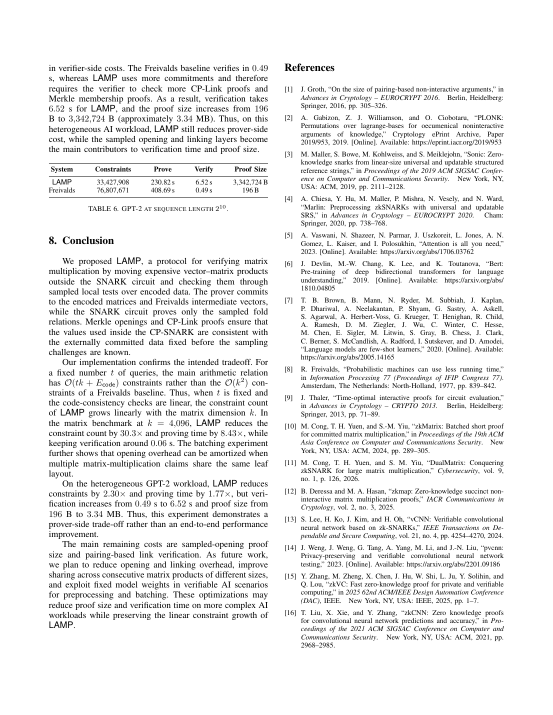
#> input picture tmp/pdfs/page-audit/page-15.png, 1105 x 1430 px, given as the content of the folder page-audit/page-15.png, which was not available (shown at 1/2 size)
$ python make_contact_sheets.py page-audit/page-15.png page-audit/page-16.png
#> lines starting #> are read from the running program, lines starting #| are printed output that depends on the picture; pictures that were not available may be replaced by others from this repository, and a replacement may not be noted
from pathlib import Path
from PIL import Image, ImageOps, ImageDraw
import sys


def make_sheets(source: Path, destination: Path, per_sheet: int = 4) -> None:
#> called with per_sheet = 4
    destination.mkdir(parents=True, exist_ok=True)
    pages = sorted(source.glob("page-*.png"))
    for start in range(0, len(pages), per_sheet):
        batch = pages[start : start + per_sheet]
        thumbs = []
        for page in batch:
            with Image.open(page) as image:
#> image is the input picture: PIL image 1105x1430 RGB; min 0, max 255, mean 238
                image = image.convert("RGB")
                image.thumbnail((900, 1165), Image.Resampling.LANCZOS)
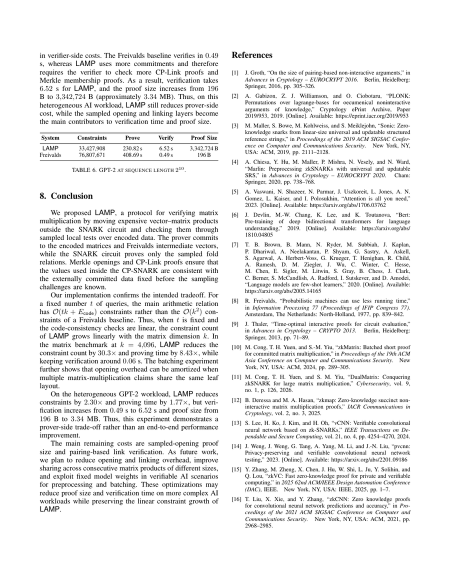
#> image: PIL image 900x1165 RGB (shown at 1/2 size); min 0, max 255, mean 236.9
                canvas = Image.new("RGB", (940, 1235), "white")
#> canvas: PIL image 940x1235 RGB; every value is 255
                canvas.paste(image, ((940 - image.width) // 2, 35))
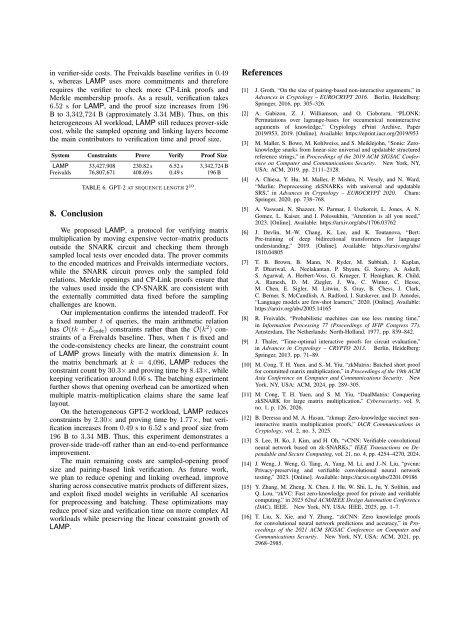
#> canvas: PIL image 940x1235 RGB (shown at 1/2 size); min 0, max 255, mean 238.7
                ImageDraw.Draw(canvas).text((20, 10), page.stem, fill="black")
                thumbs.append(ImageOps.expand(canvas, border=2, fill="gray"))
        sheet = Image.new("RGB", (1884, 2478), "white")
#> sheet: PIL image 1884x2478 RGB; every value is 255
        for index, thumb in enumerate(thumbs):
            x = (index % 2) * 942
            y = (index // 2) * 1239
            sheet.paste(thumb, (x, y))
#> this loop made 1 pass
#> (x, y) on pass 1: (0, 0)
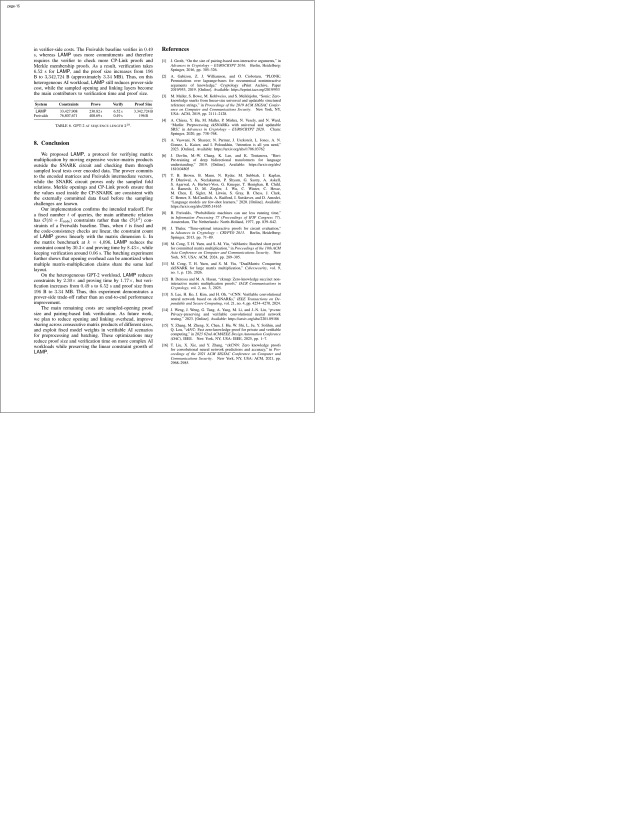
#> sheet: PIL image 1884x2478 RGB (shown at 1/3 size); min 0, max 255, mean 250.7
        sheet.save(destination / f"contact-{start // per_sheet + 1:02d}.png")


if __name__ == "__main__":
    make_sheets(Path(sys.argv[1]), Path(sys.argv[2]))

$ run again, on tmp/pdfs/page-audit/page-16.png
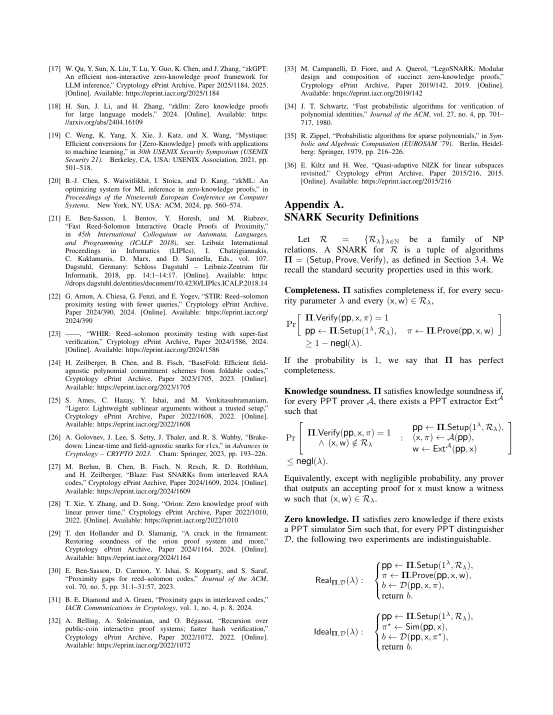
#> input picture tmp/pdfs/page-audit/page-16.png, 1105 x 1430 px, given as the content of the folder page-audit/page-16.png, which was not available (shown at 1/2 size)
#> in make_sheets, image is the input picture: PIL image 1105x1430 RGB; min 0, max 255, mean 241
#> image: PIL image 900x1165 RGB
#> in make_sheets, `canvas.paste(image, ((940 - image.width) // 2, 35))`:
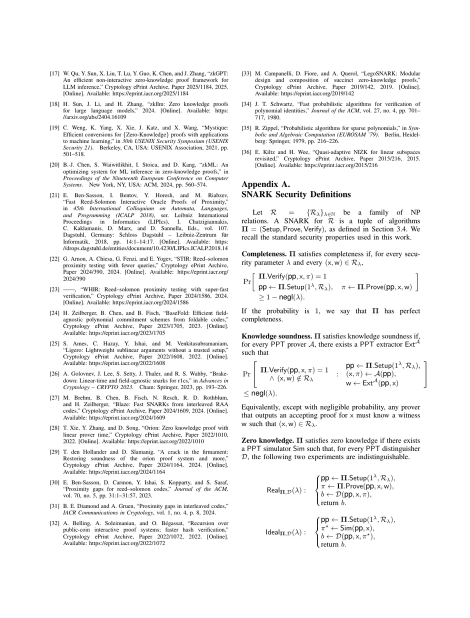
#> canvas: PIL image 940x1235 RGB (shown at 1/2 size); min 0, max 255, mean 241.6
#> the loop in make_sheets, `for index, thumb in enumerate(thumbs):` made 1 pass
#> (x, y) on pass 1: (0, 0)
#> after the loop in make_sheets, `for index, thumb in enumerate(thumbs):`:
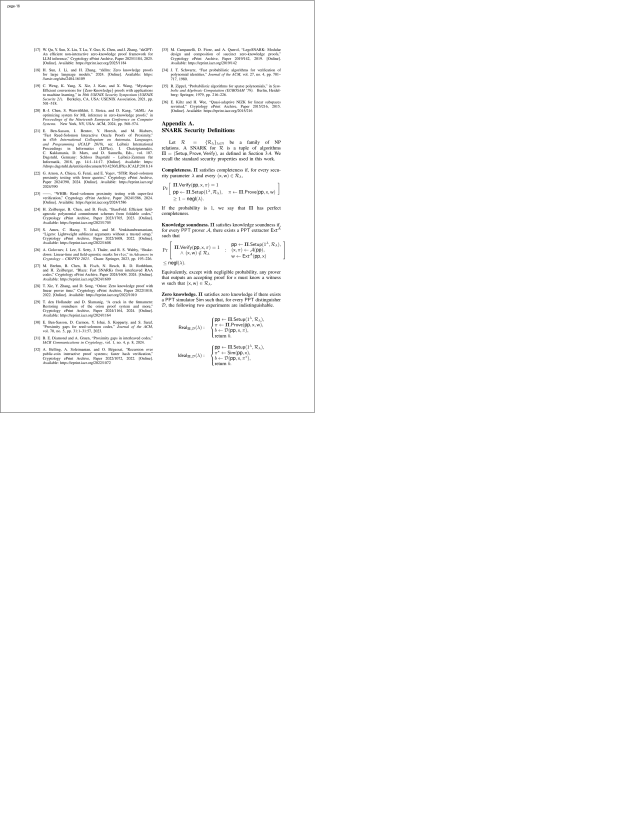
#> sheet: PIL image 1884x2478 RGB (shown at 1/3 size); min 0, max 255, mean 251.4
